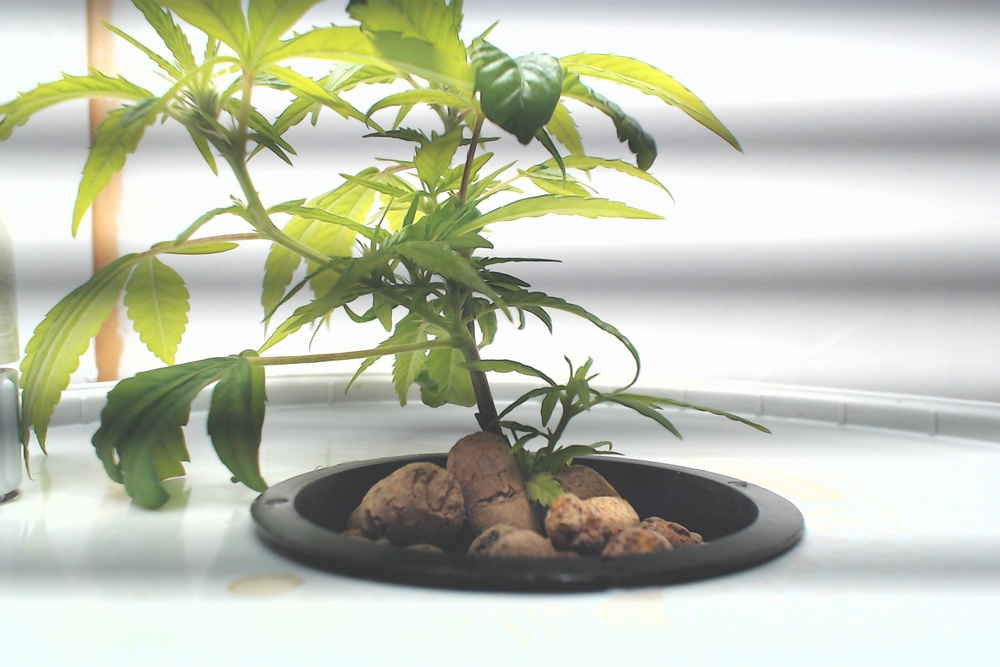
#> input picture image_mipi_9.jpg, 1000 x 667 px, shrunk from 2304 x 1536 before the run
$ python segmentacion.py
#> lines starting #> are read from the running program, lines starting #| are printed output that depends on the picture
import cv2

# Cargar la imagen
image = cv2.imread("image_mipi_9.jpg")
#> image is the input picture: shape (667, 1000, 3); mean B, G, R 179.6, 196.8, 192.4

# Convertir la imagen a escala de grises
gray = cv2.cvtColor(image, cv2.COLOR_BGR2GRAY)
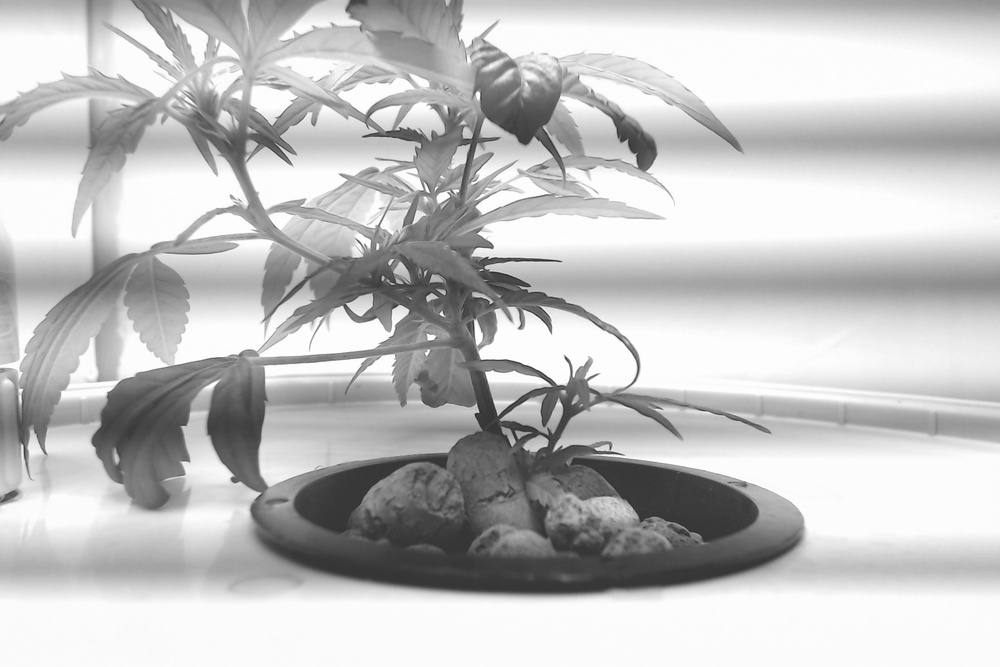
#> gray: shape (667, 1000); min 37, max 255, mean 193.5
#

# Aplicar un umbral para segmentar la imagen
_, threshold = cv2.threshold(image, 127, 255, cv2.THRESH_BINARY)
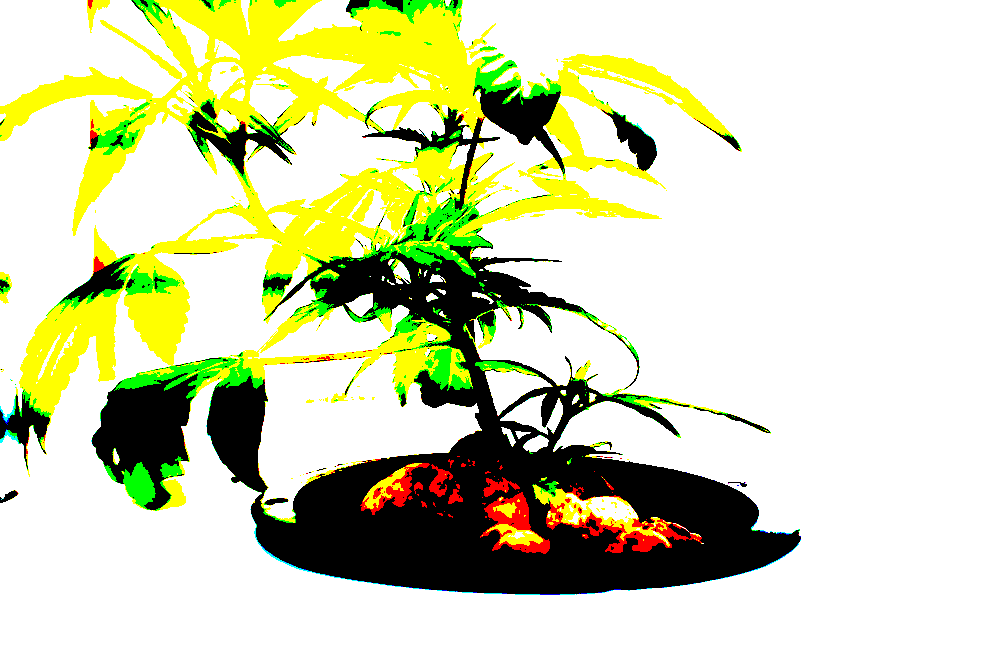
#> threshold: shape (667, 1000, 3); mean B, G, R 179.9, 216.6, 211.9

#guardarla en un archivo llamado segmentacion.jpg

cv2.imwrite("segmentacion.jpg", threshold)


# Extraer características de la imagen segmentada
# Aquí puedes agregar tu código para extraer las características deseadas

# Mostrar la imagen segmentada
cv2.imshow("Segmented Image", threshold)
cv2.waitKey(0)
cv2.destroyAllWindows()
